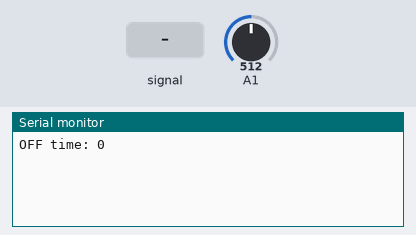
The sketch below on a simulated Arduino Uno, built with avr-gcc and run on an emulated ATmega328P. On the bench: the last lines printed to the serial monitor. Inputs (shaded band) come from the test bench; at power-on: A1 = 512.

Above: at 1.2 s.
1.3 s: A1 fed a 200 Hz sine of ±81 counts around its level
At 2.0 s:
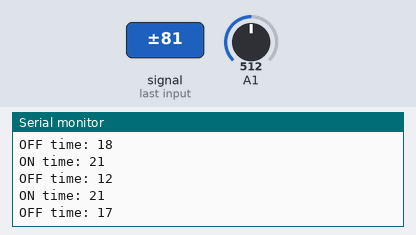
2.8 s: A1 fed a 50 Hz sine of ±306 counts around its level
At 3.8 s:
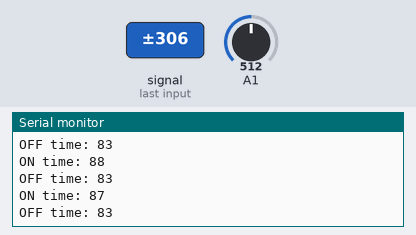
5.8 s: A1 set to 306
At 6.9 s:
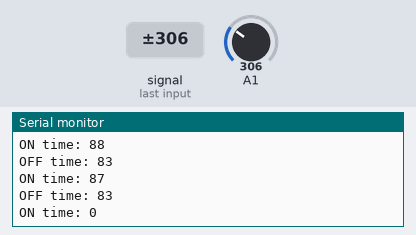
7.3 s: A1 set to 511
At 8.0 s:
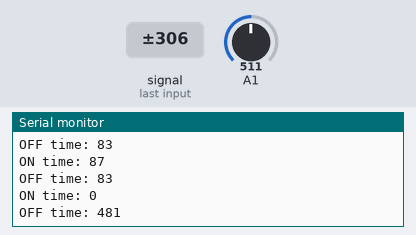
8.8 s: A1 fed a 50 Hz sine of ±306 counts around its level
At 9.4 s:
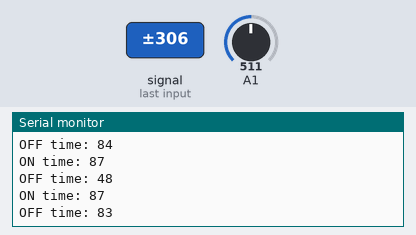
Timing chart, 0 to 11.8 s (numbered marks = the images above; inputs shaded):
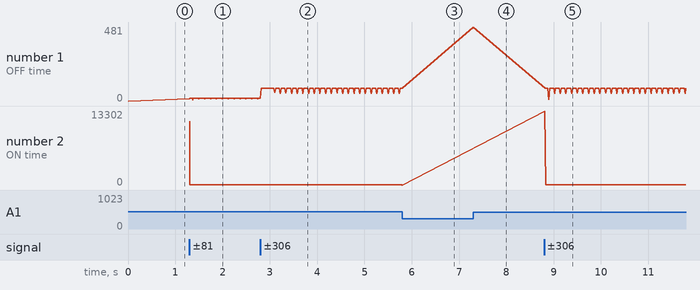

The sketch:

IR_Decoder_Display_TimeIntervals.ino
```cpp
int irInput;
int lastIRInput;
int intervalCounter;
int totalIntervalCounter;
int timevalue = 1000;
int cutoff = 500;

void setup() {
  // put your setup code here, to run once:
  Serial.begin(115200);
  pinMode(A1, INPUT);
  intervalCounter = 0;
  totalIntervalCounter = timevalue;
}

void loop() {
  lastIRInput = irInput;
  irInput = analogRead(A1);

  //Starts to collect data for only timevalue time
  if (irInput > cutoff && totalIntervalCounter >= timevalue){
    totalIntervalCounter = 0;
  }

  //arduino is now collecting data
  if (totalIntervalCounter < timevalue){
      //Serial.println(irInput); //use this to print one datapoint every clock oscelation
      totalIntervalCounter++;

      //Signal is still high or low, so update the counter(timer)
      if (irInput > cutoff && lastIRInput > cutoff || irInput <= cutoff && lastIRInput <= cutoff){
        intervalCounter++;
      }

      //if the reading switches from low to high, display the counter for time low
      else if (irInput > cutoff && lastIRInput <= cutoff){
            Serial.print("OFF time: ");
            Serial.println(intervalCounter);


            //since the signal just switched from low to high, the counter is reset to start counting the amount of time the signal is high
            intervalCounter = 0;
      }


      //if the reading switches from high to low, display the counter for time high
      else if(irInput <= cutoff && lastIRInput > cutoff){
          Serial.print("ON time: ");
          Serial.println(intervalCounter);

          intervalCounter = 0;
      }
  }
}
```

Measured:
- after the input at 1.3 s, the serial monitor: prints a new line at once (image 1)
- after the input at 2.8 s, the serial monitor: prints a new line at once (image 2)
- after the input at 5.8 s, the serial monitor: prints a new line at once (image 3)
- after the input at 7.3 s, the serial monitor: prints a new line at once (image 4)
- after the input at 8.8 s, the serial monitor: prints a new line at once (image 5)
- plotted number 1: 0 → 17 after the input at 1.3 s, 17 → 83 after the input at 2.8 s, 83 → 481 after the input at 7.3 s, 481 → 84 after the input at 8.8 s
- plotted number 2: 21 → 87 after the input at 2.8 s, 87 → 0 after the input at 5.8 s, 0 → 87 after the input at 8.8 s
